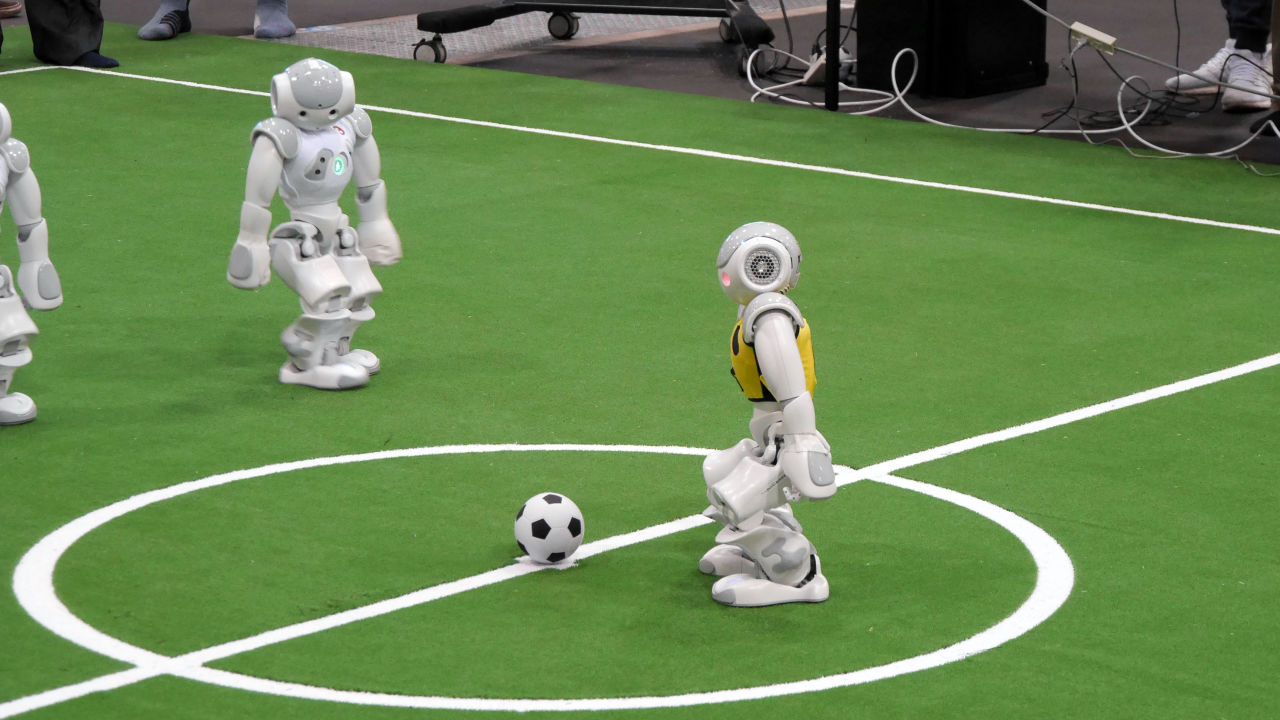
#> input picture 00.jpg, 1280 x 720 px, given in place of the camera
$ python shape_detection.py
#> lines starting #> are read from the running program, lines starting #| are printed output that depends on the picture; after the words box and inside, x2 and y2 are one past the last pixel; in counts of white or black regions, pixels touching at a corner belong together
import cv2
import numpy as np

frameWidth = 640
frameHeight = 480
cap = cv2.VideoCapture(0)
cap.set(3, frameWidth)
cap.set(4, frameHeight)


def empty(a):
    pass


cv2.namedWindow("Parameters")
cv2.resizeWindow("Parameters", 640, 240)
cv2.createTrackbar("Threshold1", "Parameters", 23, 255, empty)
cv2.createTrackbar("Threshold2", "Parameters", 20, 255, empty)
cv2.createTrackbar("Area", "Parameters", 5000, 30000, empty)


def stackImages(scale, imgArray):
    rows = len(imgArray)
    cols = len(imgArray[0])
    rowsAvailable = isinstance(imgArray[0], list)
    width = imgArray[0][0].shape[1]
    height = imgArray[0][0].shape[0]
    if rowsAvailable:
        for x in range(0, rows):
            for y in range(0, cols):
                if imgArray[x][y].shape[:2] == imgArray[0][0].shape[:2]:
                    imgArray[x][y] = cv2.resize(imgArray[x][y], (0, 0), None, scale, scale)
                else:
                    imgArray[x][y] = cv2.resize(imgArray[x][y], (imgArray[0][0].shape[1], imgArray[0][0].shape[0]),
                                                None, scale, scale)
                if len(imgArray[x][y].shape) == 2: imgArray[x][y] = cv2.cvtColor(imgArray[x][y], cv2.COLOR_GRAY2BGR)
        imageBlank = np.zeros((height, width, 3), np.uint8)
        hor = [imageBlank] * rows
        hor_con = [imageBlank] * rows
        for x in range(0, rows):
            hor[x] = np.hstack(imgArray[x])
        ver = np.vstack(hor)
    else:
        for x in range(0, rows):
            if imgArray[x].shape[:2] == imgArray[0].shape[:2]:
                imgArray[x] = cv2.resize(imgArray[x], (0, 0), None, scale, scale)
            else:
                imgArray[x] = cv2.resize(imgArray[x], (imgArray[0].shape[1], imgArray[0].shape[0]), None, scale, scale)
            if len(imgArray[x].shape) == 2: imgArray[x] = cv2.cvtColor(imgArray[x], cv2.COLOR_GRAY2BGR)
        hor = np.hstack(imgArray)
        ver = hor
    return ver


def getContours(img, imgContour):
    contours, hierarchy = cv2.findContours(img, cv2.RETR_EXTERNAL, cv2.CHAIN_APPROX_NONE)
    for cnt in contours:
        area = cv2.contourArea(cnt)
        areaMin = cv2.getTrackbarPos("Area", "Parameters")
        if area > areaMin:
            cv2.drawContours(imgContour, cnt, -1, (255, 0, 255), 7)
            peri = cv2.arcLength(cnt, True)
            approx = cv2.approxPolyDP(cnt, 0.02 * peri, True)
            print(len(approx))
            x, y, w, h = cv2.boundingRect(approx)
            cv2.rectangle(imgContour, (x, y), (x + w, y + h), (0, 255, 0), 5)

            cv2.putText(imgContour, "Points: " + str(len(approx)), (x + w + 20, y + 20), cv2.FONT_HERSHEY_COMPLEX, .7,
                        (0, 255, 0), 2)
            cv2.putText(imgContour, "Area: " + str(int(area)), (x + w + 20, y + 45), cv2.FONT_HERSHEY_COMPLEX, 0.7,
                        (0, 255, 0), 2)


while True:
    success, img = cap.read()
#> img is the input picture: shape (720, 1280, 3); mean B, G, R 83, 136.7, 106.1
    imgContour = img.copy()
    imgBlur = cv2.GaussianBlur(img, (7, 7), 1)
    imgGray = cv2.cvtColor(imgBlur, cv2.COLOR_BGR2GRAY)
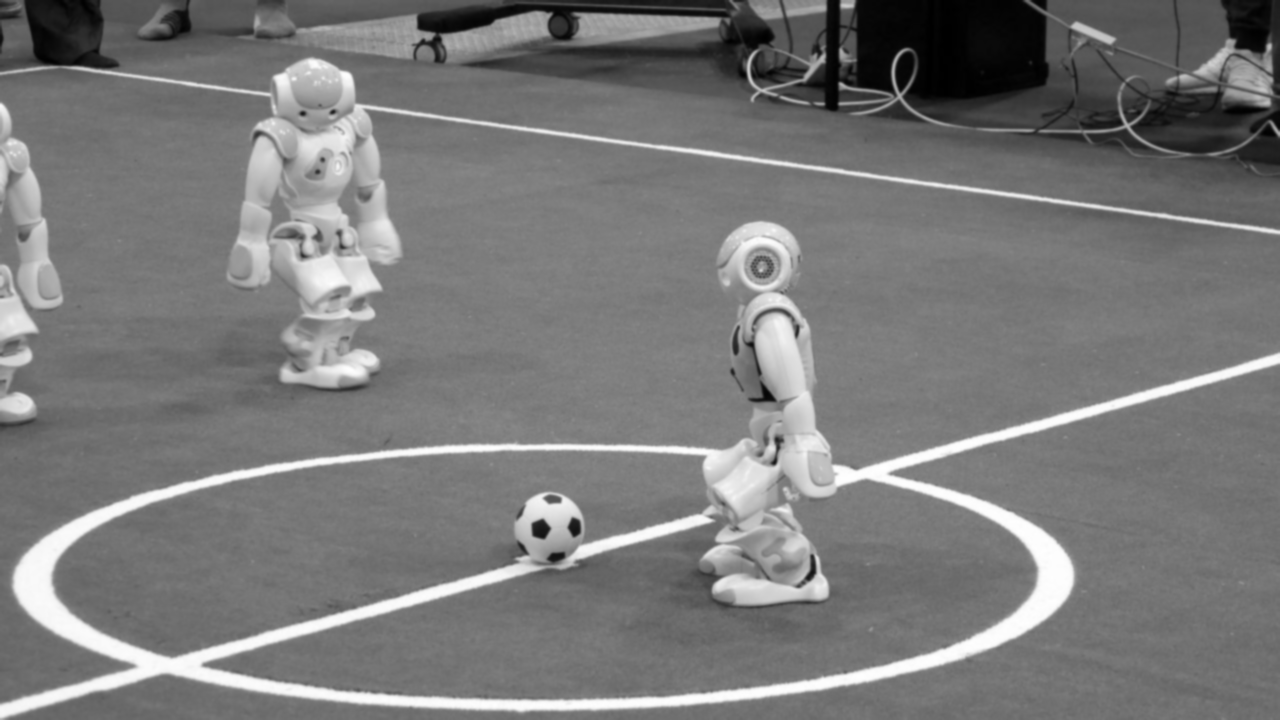
#> imgGray: shape (720, 1280); min 0, max 255, mean 121.4
    threshold1 = cv2.getTrackbarPos("Threshold1", "Parameters")
    threshold2 = cv2.getTrackbarPos("Threshold2", "Parameters")
    imgCanny = cv2.Canny(imgGray, 23, 20)
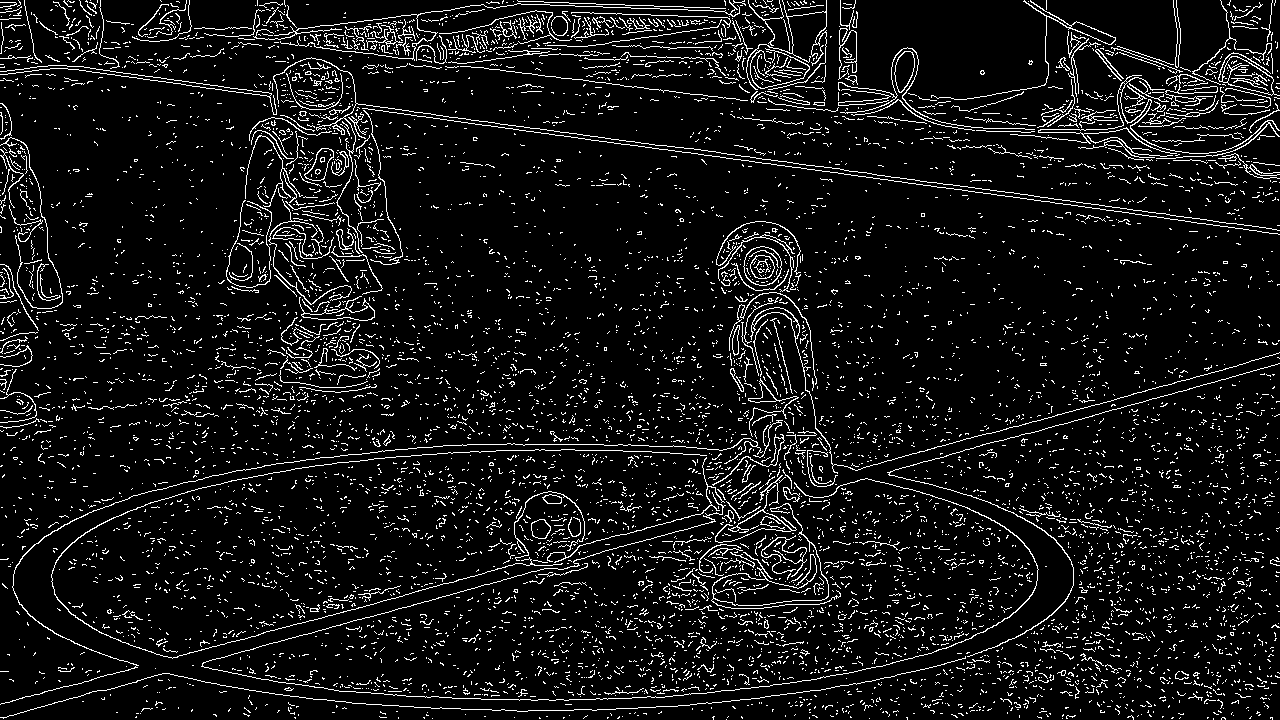
#> imgCanny: shape (720, 1280); 7.7% white in thin lines or dots
    kernel = np.ones((5, 5))
    imgDil = cv2.dilate(imgCanny, kernel, iterations=1)
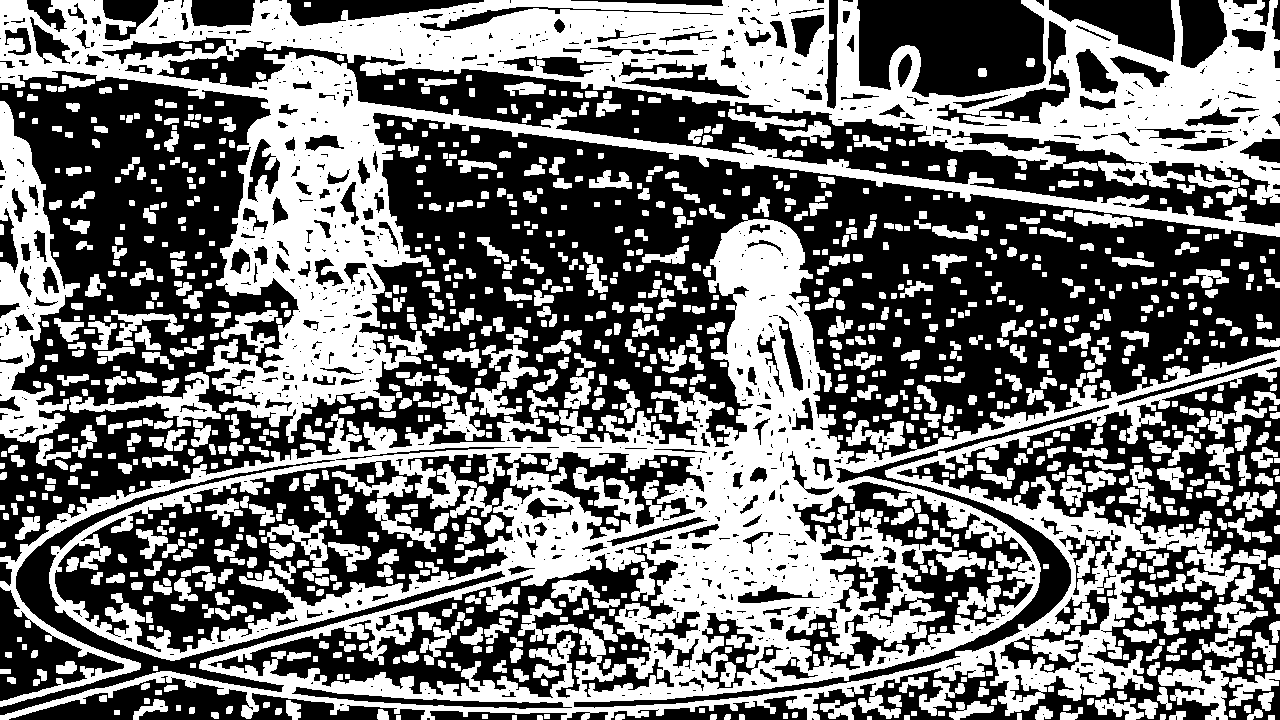
#> imgDil: shape (720, 1280); 45.7% white; 1201 white regions (1 under 20 px)
    getContours(imgDil, imgContour)
#> in getContours, `contours, hierarchy = cv2.findContours(img, cv2.RETR_EXTERNAL, cv2.CHA..`: contours = 987 contours, 64 with area under 20; largest, box (x1, y1, x2, y2) and area: (0, 214, 1280, 720) 276535, (0, 0, 1280, 443) 158060, (0, 101, 80, 443) 12218, (1158, 658, 1280, 720) 2556, (69, 372, 221, 427) 2063
#> in getContours, `area = cv2.contourArea(cnt)`: area = 12
    imgStack = stackImages(0.8, ([img, imgCanny],
                                 [imgDil, imgContour]))
    cv2.imshow("Result", imgStack)
    if cv2.waitKey(1) & 0xFF == ord('q'):
        break
